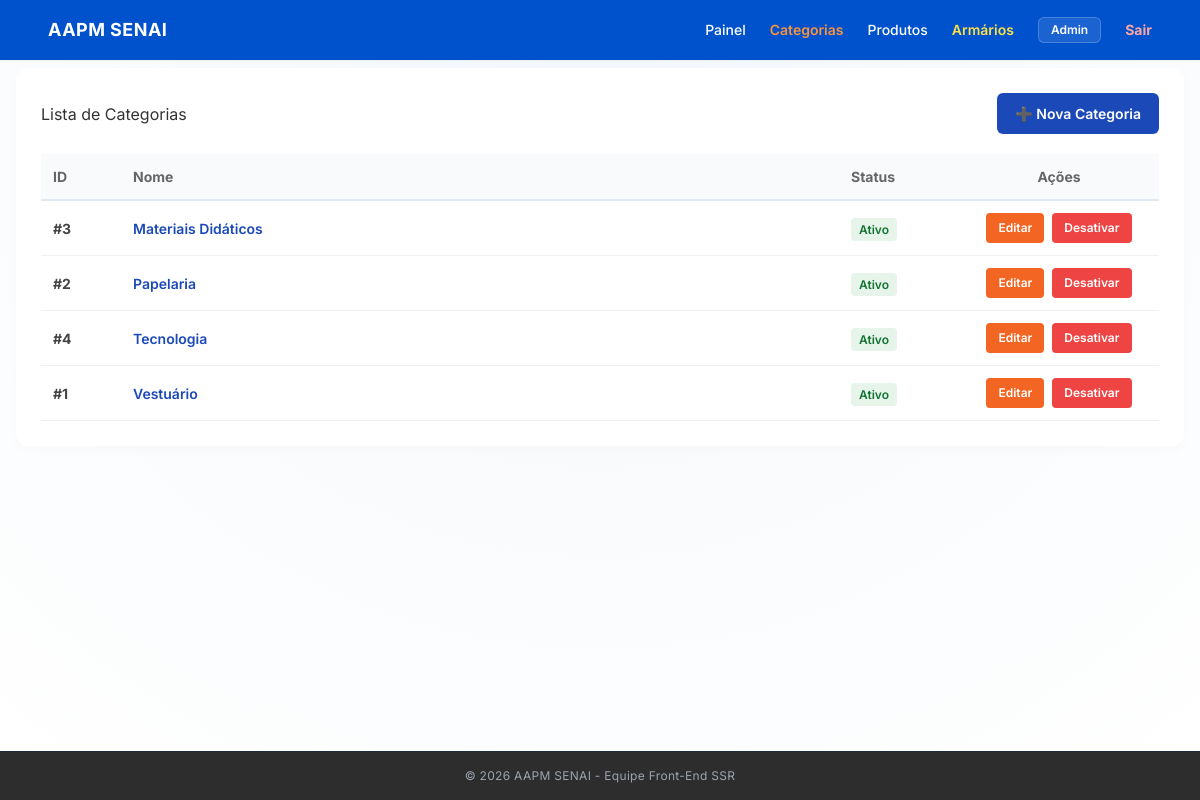
Page /categorias/ (signed in) on the committed database.
### app/models/categoria_model.py (models this page shows)
class Categoria(Base):
    __tablename__ = "categorias"
    id = Column(Integer, primary_key=True, autoincrement=True, index=True)
    nome = Column(String(100), nullable=False, unique=True, index=True) # Adicionado index=True para busca rápida
    ativo = Column(Boolean, default=True)
    produtos = relationship(
        "Produto",
        back_populates="categoria",
        cascade="all, delete-orphan", # Garante que se a categoria for deletada, a integridade é mantida
        lazy="select"
    )

### app/controllers/categoria_controller.py (the view)
@router.get("/")
def listar_categorias(
    request: Request,
    db: Session = Depends(get_db),
    admin = Depends(require_admin)
):
    categorias = db.query(Categoria).order_by(Categoria.nome).all()
    return templates.TemplateResponse(
        request,
        "categorias/index.html",  # ✅ CORRIGIDO: Apontando para index.html existente
        {
            "request":    request,
            "usuario":    admin,
            "categorias": categorias,
        }
    )

### app/templates/categorias/index.html (shortened to what this page needs)
{% extends "base.html" %}
{% block internal_content %}
<div style="background: white; padding: 25px; border-radius: 12px; box-shadow: 0 4px 12px rgba(0,0,0,0.02);">
    <div style="display: flex; justify-content: space-between; align-items: center; margin-bottom: 20px;">
        <h3 style="margin: 0; color: #333;">Lista de Categorias</h3>
        <a href="/categorias/nova" style="background: #1c49b8; color: white; text-decoration: none; padding: 10px 18px; border-radius: 6px; font-weight: 600; font-size: 14px;">
            ➕ Nova Categoria
        </a>
    </div>
    <table style="width: 100%; border-collapse: collapse; text-align: left; font-size: 14px;">
        <thead>
            <tr style="background: #f8fafc; border-bottom: 2px solid #e2e8f0; color: #666;">
                <th style="padding: 12px; width: 80px;">ID</th>
                <th style="padding: 12px;">Nome</th>
                <th style="padding: 12px; width: 120px;">Status</th>
                <th style="padding: 12px; text-align: center; width: 200px;">Ações</th>
            </tr>
        </thead>
        <tbody>
            {% for cat in categorias %}
            <tr style="border-bottom: 1px solid #f0f0f0; color: #444; opacity: {{ '1' if cat.ativo else '0.5' }};">
                <td style="padding: 12px; font-weight: bold;">#{{ cat.id }}</td>
                <td style="padding: 12px; font-weight: 600; color: #1c49b8;">{{ cat.nome }}</td>
                <td style="padding: 12px;">
                    {% if cat.ativo %}
                        <span style="background: #e6f4ea; color: #137333; padding: 4px 8px; border-radius: 4px; font-weight: 600; font-size: 12px;">Ativo</span>
                    {% else %}
                        <span style="background: #fce8e6; color: #c5221f; padding: 4px 8px; border-radius: 4px; font-weight: 600; font-size: 12px;">Inativo</span>
                    {% endif %}
                </td>
                <td style="padding: 12px; display: flex; gap: 8px; justify-content: center; align-items: center;">
                    <a href="/categorias/{{ cat.id }}/editar" style="background: #f26522; color: white; text-decoration: none; padding: 6px 12px; border-radius: 4px; font-size: 12px; font-weight: 600;">Editar</a>
                    <form action="/categorias/{{ cat.id }}/toggle-ativo" method="POST" style="margin: 0;">
                        {% if cat.ativo %}
                            <button type="submit" style="background: #ef4444; color: white; border: none; padding: 6px 12px; border-radius: 4px; font-size: 12px; font-weight: 600; cursor: pointer;">Desativar</button>
                        {% else %}
                            <button type="submit" style="background: #10b981; color: white; border: none; padding: 6px 12px; border-radius: 4px; font-size: 12px; font-weight: 600; cursor: pointer;">Ativar</button>
                        {% endif %}
                    </form>
                </td>
            </tr>
            {% else %}
            <tr>
                <td colspan="4" style="padding: 20px; text-align: center; color: #aaa;">Nenhuma categoria cadastrada.</td>
            </tr>
            {% endfor %}
        </tbody>
    </table>
</div>
{% endblock %}

### app/static/css/style.css (style rules this page uses)
body { font-family: 'Inter', sans-serif; background: radial-gradient(circle at top, #f3f7ff 0%, #f8fafc 40%, #ffffff 100%); margin: 0; min-height: 100vh; }

### app/templates/base.html (style rules this page uses)
body { font-family: 'Inter', sans-serif; }

### rows in the picture
Categoria: id "3", nome "Materiais Didáticos", ativo "Ativo"
Categoria: id "2", nome "Papelaria", ativo "Ativo"
Categoria: id "4", nome "Tecnologia", ativo "Ativo"
Categoria: id "1", nome "Vestuário", ativo "Ativo"

### other values in the picture
{{ usuario.nome }} "Admin"
